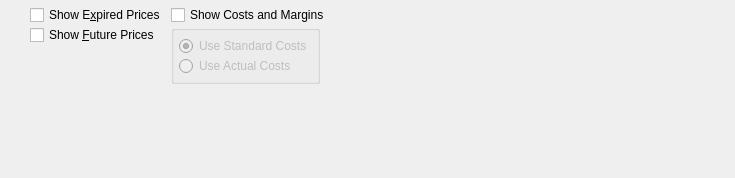
<?xml version="1.0" encoding="UTF-8"?>
<ui version="4.0">
 <comment>This file is part of the xTuple ERP: PostBooks Edition, a free and
open source Enterprise Resource Planning software suite,
Copyright (c) 1999-2019 by OpenMFG LLC, d/b/a xTuple.
It is licensed to you under the Common Public Attribution License
version 1.0, the full text of which (including xTuple-specific Exhibits)
is available at www.xtuple.com/CPAL.  By using this software, you agree
to be bound by its terms.</comment>
 <class>dspPricesByCustomer</class>
 <widget class="QWidget" name="dspPricesByCustomer">
  <property name="geometry">
   <rect>
    <x>0</x>
    <y>0</y>
    <width>735</width>
    <height>178</height>
   </rect>
  </property>
  <property name="windowTitle">
   <string>Prices by Customer</string>
  </property>
  <layout class="QHBoxLayout" name="horizontalLayout">
   <item>
    <layout class="QVBoxLayout" name="verticalLayout">
     <item>
      <widget class="CustCluster" name="_cust"/>
     </item>
     <item>
      <widget class="ItemCluster" name="_item"/>
     </item>
     <item>
      <spacer name="verticalSpacer">
       <property name="orientation">
        <enum>Qt::Vertical</enum>
       </property>
       <property name="sizeHint" stdset="0">
        <size>
         <width>20</width>
         <height>0</height>
        </size>
       </property>
      </spacer>
     </item>
    </layout>
   </item>
   <item>
    <layout class="QVBoxLayout">
     <property name="spacing">
      <number>0</number>
     </property>
     <item>
      <widget class="XCheckBox" name="_showExpired">
       <property name="text">
        <string>Show E&amp;xpired Prices</string>
       </property>
      </widget>
     </item>
     <item>
      <widget class="XCheckBox" name="_showFuture">
       <property name="text">
        <string>Show &amp;Future Prices</string>
       </property>
      </widget>
     </item>
     <item>
      <spacer>
       <property name="orientation">
        <enum>Qt::Vertical</enum>
       </property>
       <property name="sizeType">
        <enum>QSizePolicy::Expanding</enum>
       </property>
       <property name="sizeHint" stdset="0">
        <size>
         <width>20</width>
         <height>0</height>
        </size>
       </property>
      </spacer>
     </item>
    </layout>
   </item>
   <item>
    <layout class="QVBoxLayout">
     <property name="spacing">
      <number>0</number>
     </property>
     <item>
      <widget class="XCheckBox" name="_showCosts">
       <property name="text">
        <string>Show Costs and Margins</string>
       </property>
      </widget>
     </item>
     <item>
      <layout class="QHBoxLayout">
       <property name="spacing">
        <number>0</number>
       </property>
       <item>
        <widget class="QGroupBox" name="_costsGroup">
         <property name="enabled">
          <bool>false</bool>
         </property>
         <property name="title">
          <string/>
         </property>
         <layout class="QVBoxLayout">
          <property name="spacing">
           <number>0</number>
          </property>
          <property name="margin">
           <number>5</number>
          </property>
          <item>
           <widget class="QRadioButton" name="_useStandardCosts">
            <property name="text">
             <string>Use Standard Costs</string>
            </property>
            <property name="checked">
             <bool>true</bool>
            </property>
           </widget>
          </item>
          <item>
           <widget class="QRadioButton" name="_useActualCosts">
            <property name="text">
             <string>Use Actual Costs</string>
            </property>
           </widget>
          </item>
         </layout>
        </widget>
       </item>
       <item>
        <spacer>
         <property name="orientation">
          <enum>Qt::Horizontal</enum>
         </property>
         <property name="sizeType">
          <enum>QSizePolicy::Expanding</enum>
         </property>
         <property name="sizeHint" stdset="0">
          <size>
           <width>0</width>
           <height>20</height>
          </size>
         </property>
        </spacer>
       </item>
      </layout>
     </item>
     <item>
      <spacer>
       <property name="orientation">
        <enum>Qt::Vertical</enum>
       </property>
       <property name="sizeType">
        <enum>QSizePolicy::Expanding</enum>
       </property>
       <property name="sizeHint" stdset="0">
        <size>
         <width>20</width>
         <height>0</height>
        </size>
       </property>
      </spacer>
     </item>
    </layout>
   </item>
  </layout>
 </widget>
 <layoutdefault spacing="5" margin="5"/>
 <customwidgets>
  <customwidget>
   <class>CustCluster</class>
   <extends>QWidget</extends>
   <header>custcluster.h</header>
  </customwidget>
  <customwidget>
   <class>ItemCluster</class>
   <extends>QWidget</extends>
   <header>itemcluster.h</header>
   <container>1</container>
  </customwidget>
  <customwidget>
   <class>XCheckBox</class>
   <extends>QCheckBox</extends>
   <header>xcheckbox.h</header>
  </customwidget>
 </customwidgets>
 <tabstops>
  <tabstop>_cust</tabstop>
  <tabstop>_showExpired</tabstop>
  <tabstop>_showFuture</tabstop>
  <tabstop>_showCosts</tabstop>
  <tabstop>_useStandardCosts</tabstop>
 </tabstops>
 <resources/>
 <connections>
  <connection>
   <sender>_showCosts</sender>
   <signal>toggled(bool)</signal>
   <receiver>_costsGroup</receiver>
   <slot>setEnabled(bool)</slot>
   <hints>
    <hint type="sourcelabel">
     <x>397</x>
     <y>27</y>
    </hint>
    <hint type="destinationlabel">
     <x>398</x>
     <y>50</y>
    </hint>
   </hints>
  </connection>
 </connections>
</ui>
